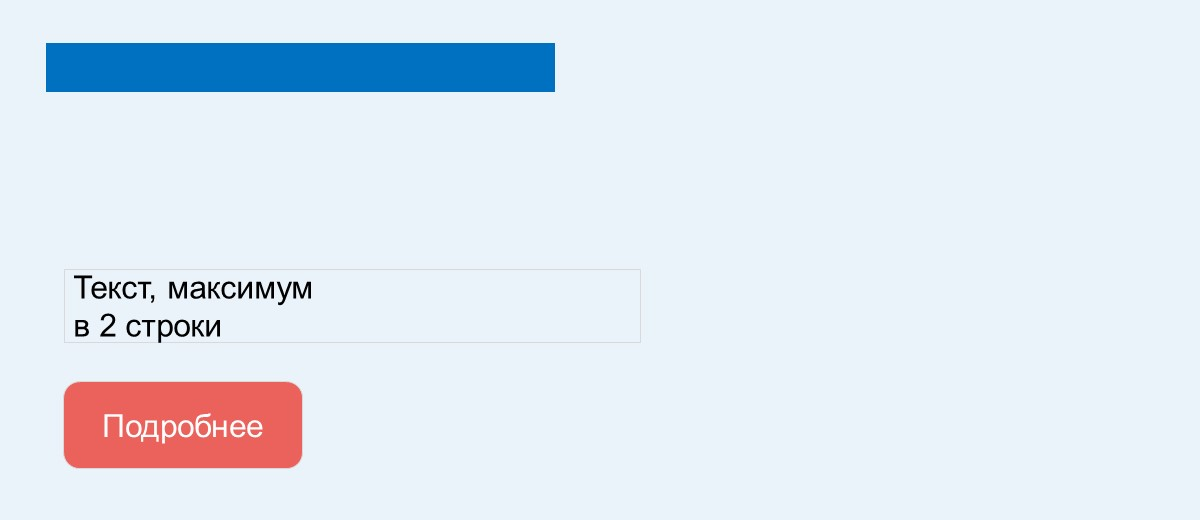
#> input picture RABOTA/illustrations/slide (1).JPG, 1200 x 520 px, found by its file name; the run also reads 2 pictures not shown here
$ python index.py   (older library calls are emulated)
#> lines starting #> are read from the running program, lines starting #| are printed output that depends on the picture
# Импортирем нужные библиотеки
import os
import random
from PIL import Image, ImageDraw, ImageFont

# Открываем изображение 1
image = Image.open("slide (1).jpg")
#> image is the input picture: PIL image 1200x520 RGB; mean R, G, B 223.7, 232.3, 241.7
draw = ImageDraw.Draw(image)
x1, y1 = 50, 100  # Начальная точка
x2, y2 = 700, 350  # Конечная точка
draw.rectangle([x1, y1, x2, y2], fill="rgb(234, 243, 250)")
image.save("RABOTA/img(1_1).jpg")
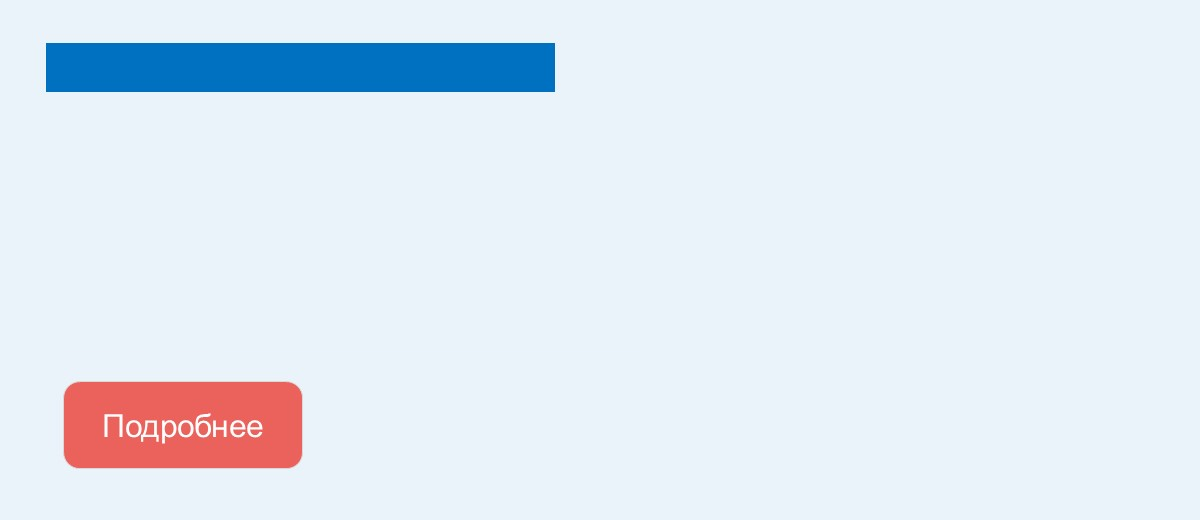
#> saved as img(1_1).jpg: PIL image 1200x520 RGB; mean R, G, B 224.7, 233.4, 242.8

# Открываем изображение 2
image = Image.open("slide (2).jpg")
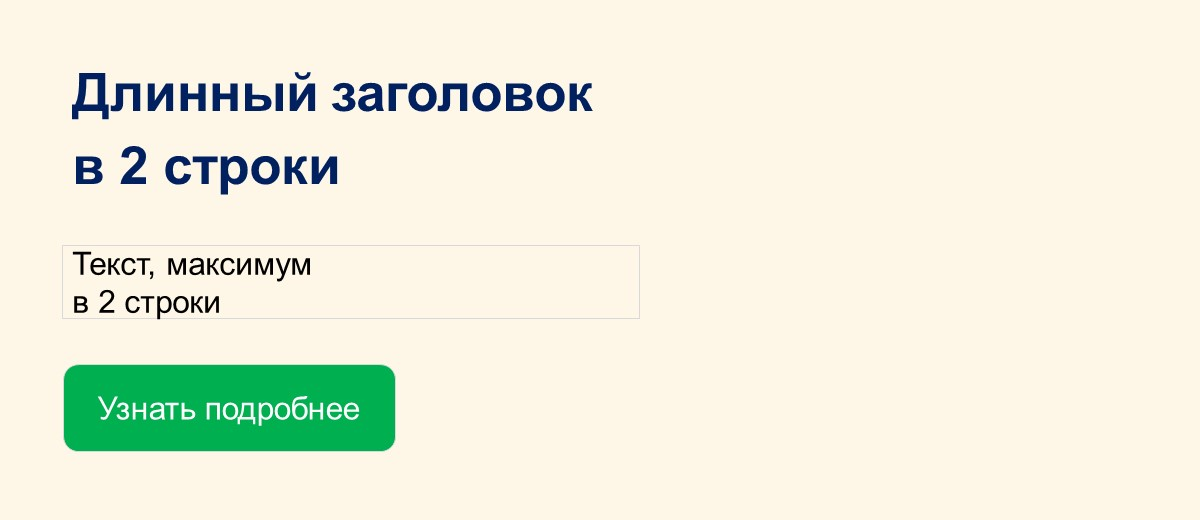
#> input picture RABOTA/illustrations/slide (2).JPG, 1200 x 520 px, found by its file name
#> image is the input picture: PIL image 1200x520 RGB; mean R, G, B 237.4, 238.8, 221.2
draw = ImageDraw.Draw(image)
x1, y1 = 00, 000  # Начальная точка
x2, y2 = 700, 350  # Конечная точка
draw.rectangle([x1, y1, x2, y2], fill="rgb(254, 247, 231)")
image.save("RABOTA/img(2_1).jpg")
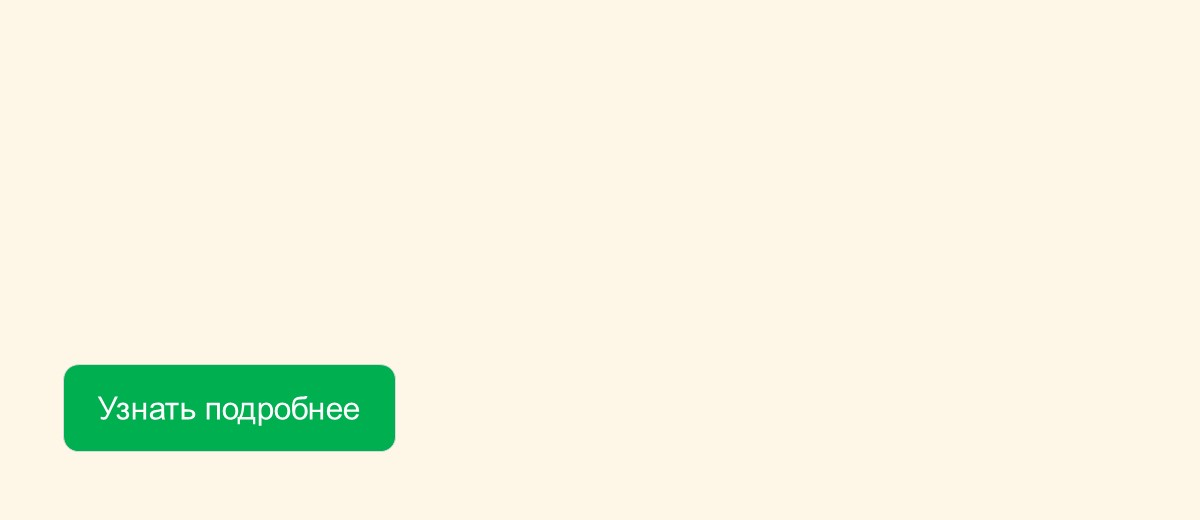
#> saved as img(2_1).jpg: PIL image 1200x520 RGB; mean R, G, B 243.2, 243.9, 224.7

# [9 lines of commented-out code are left out]
image = Image.open("slide (4).jpg")
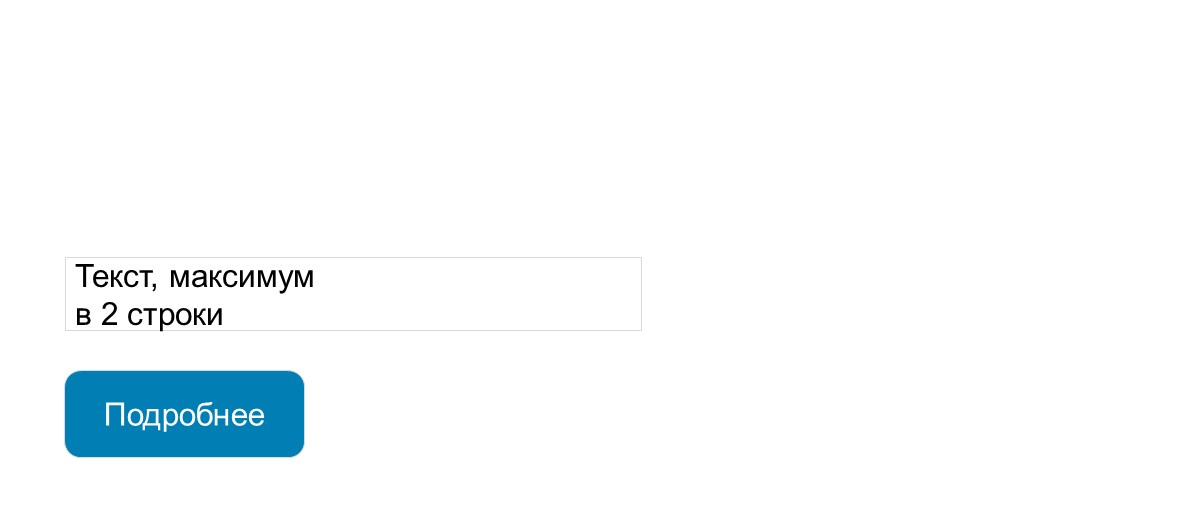
#> input picture RABOTA/illustrations/slide (4).JPG, 1200 x 520 px, found by its file name
#> image is the input picture: PIL image 1200x520 RGB; mean R, G, B 246.1, 249.9, 251.5
draw = ImageDraw.Draw(image)
x1, y1 = 50, 100  # Начальная точка
x2, y2 = 700, 350  # Конечная точка
draw.rectangle([x1, y1, x2, y2], fill="white")
image.save("RABOTA/img(4_1).jpg")
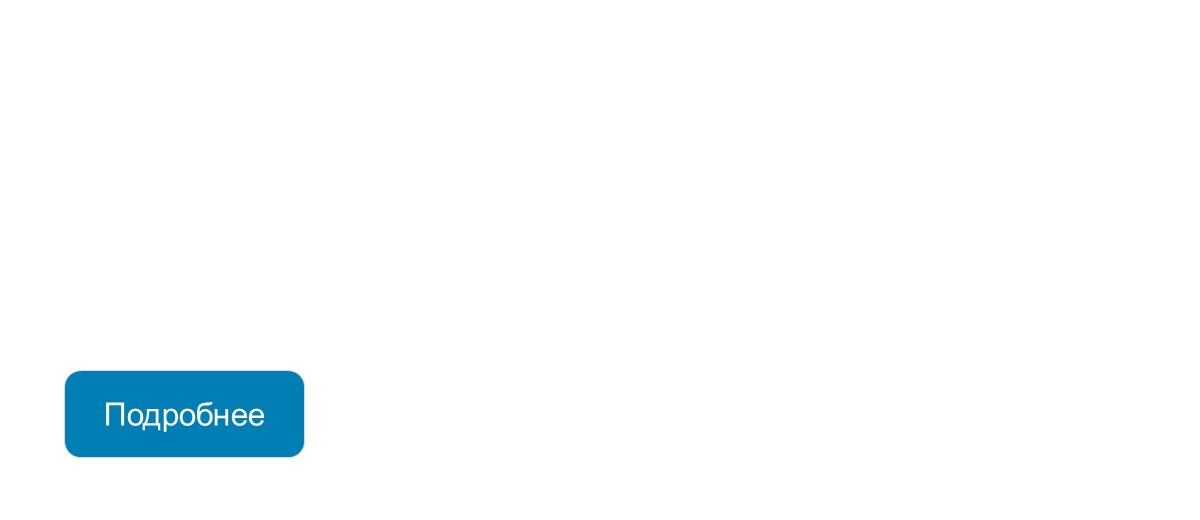
#> saved as img(4_1).jpg: PIL image 1200x520 RGB; mean R, G, B 247.2, 251, 252.6


def add_text_to_image(image_path, text, output_path, font_path=None, text_x=None, text_y=None):
    # Открываем изображение
#> called with image_path = 'RABOTA/img(1_1).JPG', output_path = 'RABOTA/img(1).jpg', font_path = 'arial.ttf', text_x = 60, text_y = 150
    image = Image.open(image_path)
    draw = ImageDraw.Draw(image)

    # Устанавливаем шрифт
    if font_path:
        font = ImageFont.truetype(font_path, size=40)
    else:
        font = ImageFont.load_default()

    # Получаем размеры изображения
    image_width, image_height = image.size
#> image_width = 1200; image_height = 520

    # Если не заданы координаты текста, центрируем его по умолчанию
    if text_x is None:
        text_width, _ = draw.textsize(text, font=font)
        text_x = (image_width - text_width) / 2
    if text_y is None:
        _, text_height = draw.textsize(text, font=font)
        text_y = (image_height - text_height) / 2

    # Добавляем текст на изображение
    draw.text((text_x, text_y), text, fill=(0, 0, 0), font=font)

    # Сохраняем результат
    image.save(output_path)
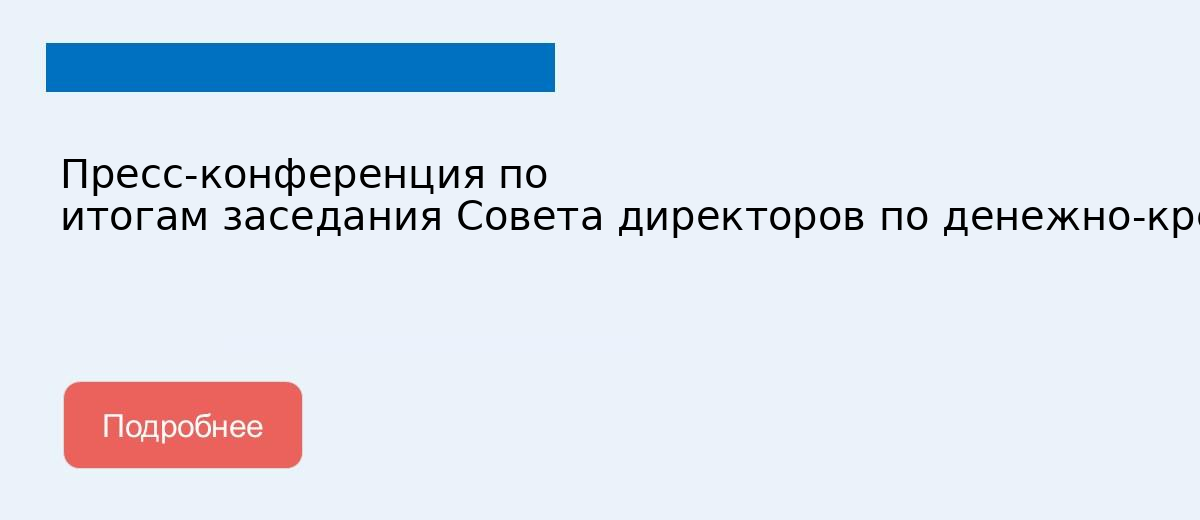
#> saved as img(1).jpg: PIL image 1200x520 RGB; mean R, G, B 220.7, 227.5, 237.7

# Пример использования
font_path = "arial.ttf"  # путь к файлу шрифта, если используется другой шрифт
text_x = 60
text_y = 150

def drop_part_with_space(text):
    if len(text) > 30:
        first_space = text.find(' ')
        if first_space != -1:
            second_space = text.find(' ', first_space + 1)
            if second_space != -1 and second_space <= 30:
                dropped_text = text[:second_space] + '\n' + text[second_space + 1:]
            else:
                dropped_text = text[:first_space] + '\n' + text[first_space + 1:]
        else:
            dropped_text = text
    else:
        dropped_text = text
    return dropped_text

text = "Пресс-конференция по итогам заседания Совета директоров по денежно-кредитной политике"
dropped_text = drop_part_with_space(text)
text = dropped_text


output_path = "RABOTA/img(1).jpg"
image_path = "RABOTA/img(1_1).JPG"
add_text_to_image(image_path, text, output_path, font_path, text_x, text_y) # Запуск для первого фото.

output_path = "RABOTA/img(2).jpg"
image_path = "RABOTA/img(2_1).JPG"
add_text_to_image(image_path, text, output_path, font_path, text_x, text_y) # Запуск для второго фото.
#> call 2 of add_text_to_image, with image_path = 'RABOTA/img(2_1).JPG', output_path = 'RABOTA/img(2).jpg', font_path = 'arial.ttf', text_x = 60, text_y = 150
#> in add_text_to_image (call 2), `image.save(output_path)`:
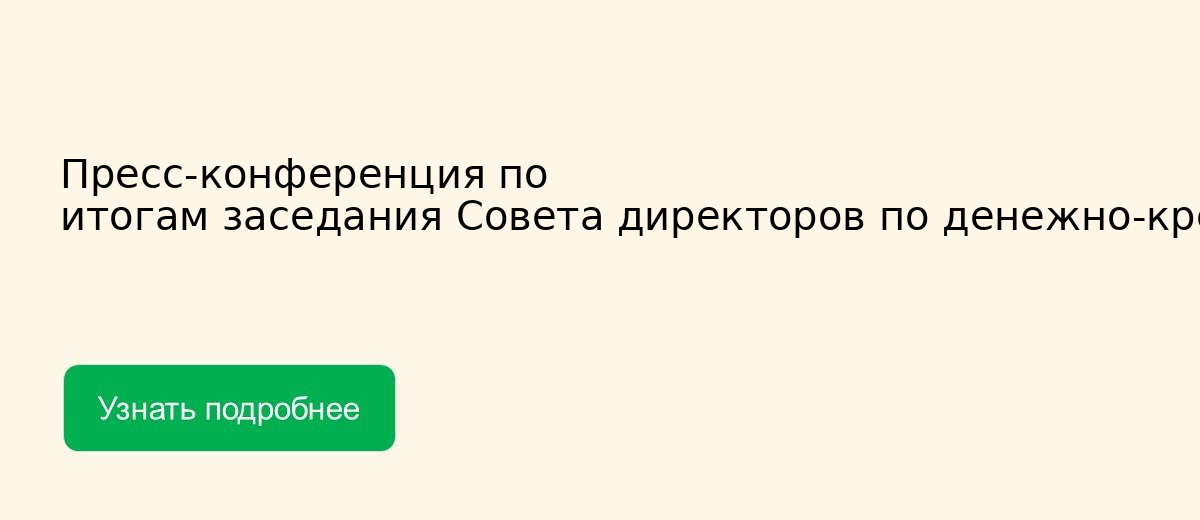
#> saved as img(2).jpg: PIL image 1200x520 RGB; mean R, G, B 238, 238.8, 219.9

output_path = "RABOTA/img(3).jpg"
image_path = "RABOTA/img(3_1).JPG"
add_text_to_image(image_path, text, output_path, font_path, text_x, text_y) # Запуск для третьего фото.
#> (the run stopped early here; a loop or call above may not have finished)
